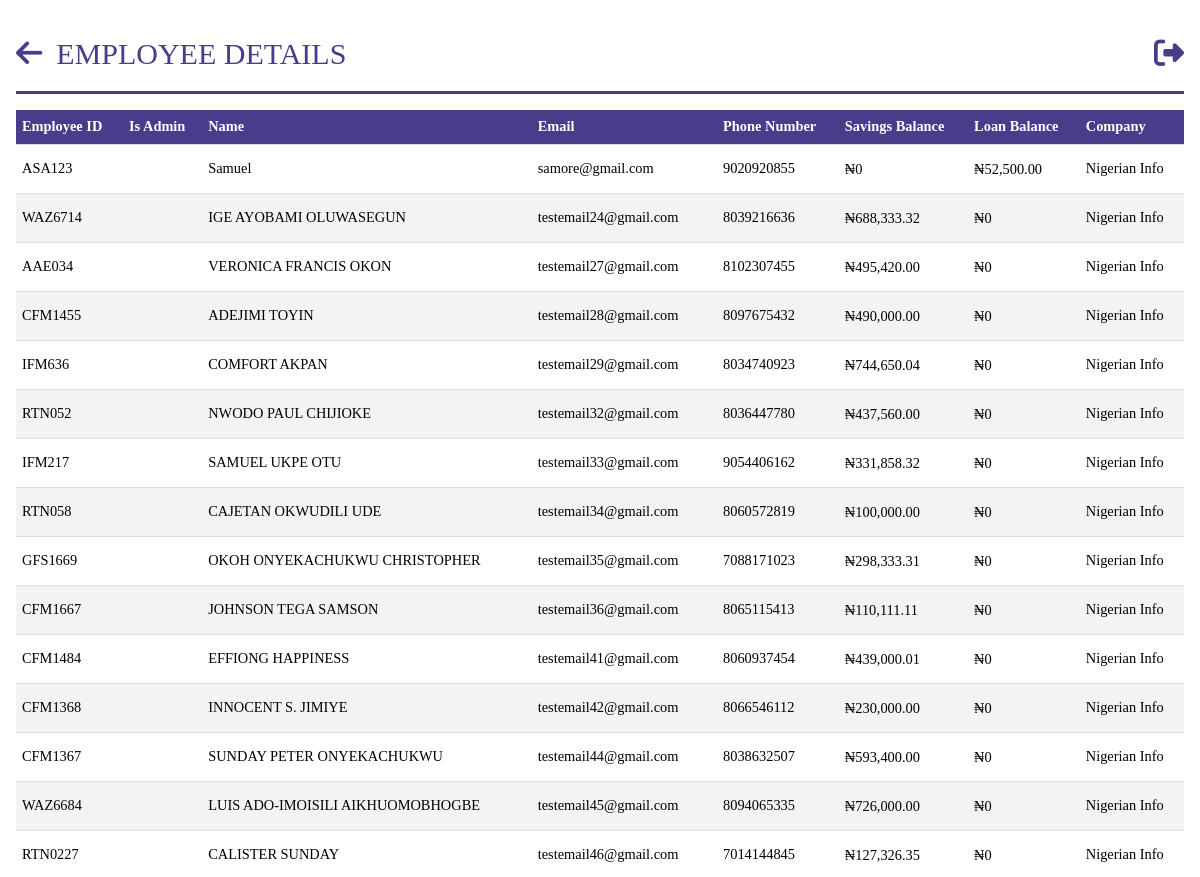
Page /persons (signed in, upper part) on the earlier database version.
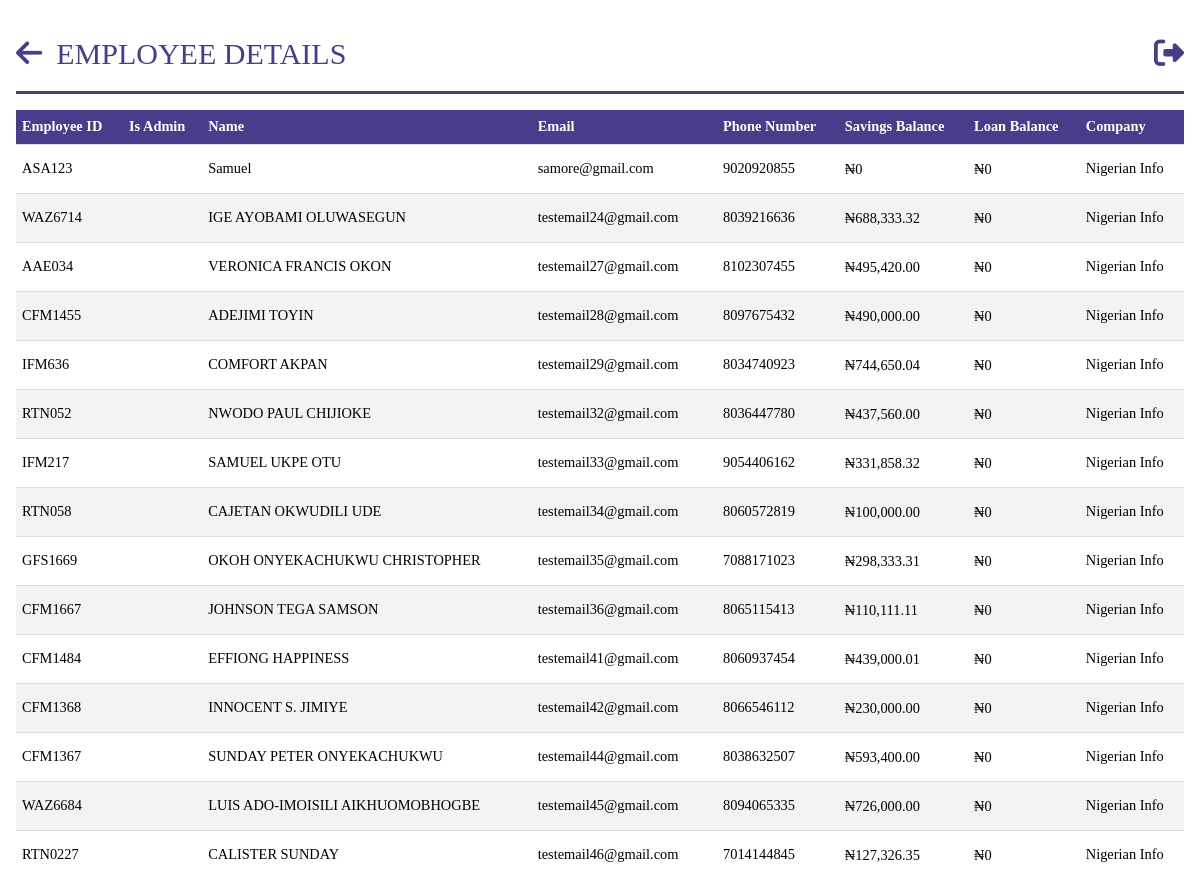
Same page on the later database version.
### models.py (models this page shows, shortened)
class Person(db.Model, UserMixin):
    __tablename__ = "persons"
    id = db.Column(db.Integer, primary_key=True)
    name = db.Column(db.String(100), nullable=False)
    role_id = db.Column(db.Integer, db.ForeignKey("roles.id"))
    email = db.Column(db.String, nullable=True, unique=True)
    password = db.Column(db.String(255), nullable=False)
    company_id = db.Column(db.Integer, db.ForeignKey("companies.id"))
    employee_id = db.Column(db.String, nullable=False, unique=True)
    phone_no = db.Column(db.String, unique=True)
    balance_bfd = db.Column(db.Float, default=0.0)
    balance_withheld = db.Column(db.Float, default=0.0)
    available_balance = db.Column(db.Float, default=0.0)
    loan_balance = db.Column(db.Float, default=0.0)
    loan_balance_bfd = db.Column(db.Float, default=0.0)
    loans = db.relationship("Loan", backref="person",foreign_keys="[Loan.person_id]")
    bank_payments_made = db.relationship("BankPayment", backref="payer", lazy=True)
    payments_made = db.relationship("SavingPayment", backref="payer", lazy=True)
    loan_payments_made = db.relationship("LoanPayment", backref="payer", lazy=True)
    @property
    def total_balance(self):
        return self.available_balance + self.balance_withheld

class Company(db.Model):
    __tablename__ = "companies"
    id = db.Column(db.Integer, primary_key=True)
    name = db.Column(db.String(100), nullable=False, unique=True)
    balance_bfd = db.Column(db.Float, default=0.0)
    amount_accumulated = db.Column(db.Float, default=0.0)
    payments_made = db.relationship("BankPayment", backref="company_payer", lazy=True)
    employees = db.relationship("Person", backref="company", lazy=True)

### app.py (the view)
@app.route("/persons", methods=["GET"])
@login_required
@role_required(["Admin", "Secretary", "Sub-Admin"])
def get_persons():
    persons = query.get_persons()
    total_loan = sum(person.loan_balance for person in persons)
    total_savings = sum(person.available_balance for person in persons)
    return render_template(
        "query/person.html",
        persons=persons,
        total_loan=total_loan,
        total_savings=total_savings,
    )

### app.py (called while the page is built)
@login_manager.user_loader
def load_user(person_id):
    return Person.query.get(person_id)

def role_required(roles_required):
    def decorator(view_func):
        @wraps(view_func)
        def wrapper(*args, **kwargs):
            if not current_user.is_authenticated:
                flash("You must be logged in to access this page.", "error")
                return redirect(url_for("login"))
            user_role = current_user.role
            if user_role.name not in roles_required:
                flash("You don't have the required role to access this page.", "error")
                return redirect(
                    url_for("dashboard")
                )  # Change this to your desired redirect
            return view_func(*args, **kwargs)
        return wrapper
    return decorator

@app.before_request
def before_request():
    g.user = current_user

@app.template_filter("currency")
@login_required
def currency(value):
    modified_value = format_currency(value)  # Modify the value as needed
    return modified_value

### queries.py (called while the page is built)
    def get_persons(self):
        person = Person.query.all()
        return person

### templates/query/person.html (shortened to what this page needs)
{%extends 'base.html' %}
{% block header%}
EMPLOYEE DETAILS
{% endblock  %}
{% block anchor%}
<a href="{{ url_for('queries') }}" id='arrow'><i class="fa-solid fa-arrow-left"></i></a>
{% endblock  %}
{%block content%}
<body id="person">
    <table class="tab-content">
        <tbody>
            <tr>
                <th>Employee ID</th>
                <th>Is Admin</th>
                <th>Name</th>
                <th>Email</th>
                <th>Phone Number</th>
                <th>Savings Balance</th>
                <th>Loan Balance</th>
                <th>Company </th>
            </tr>
            {%for person in persons%}
            <tr>
                <td>{{ person.employee_id }}</td>
                <td>{{ person.is_admin }}</td>
                <td>{{ person.name }}</td>
                <td>{{ person.email }}</td>
                <td>{{ person.phone_no }}</td>
                <td><a href="{{url_for('savings_account',person_id=person.id)}}">{{ person.total_balance | currency}}</a></td>
                <td><a href="{{url_for('loan_account',person_id=person.id)}}">{{ person.loan_balance | currency}}</a></td>
                <td>{{ person.company.name }}</td>
            </tr>
            {%endfor%}
        </tbody>
    </table>
</body>
{%endblock%}

Differences in the rows shown:
changed Person "ASA123": loan_balance "₦52,500.00" → "₦0"
